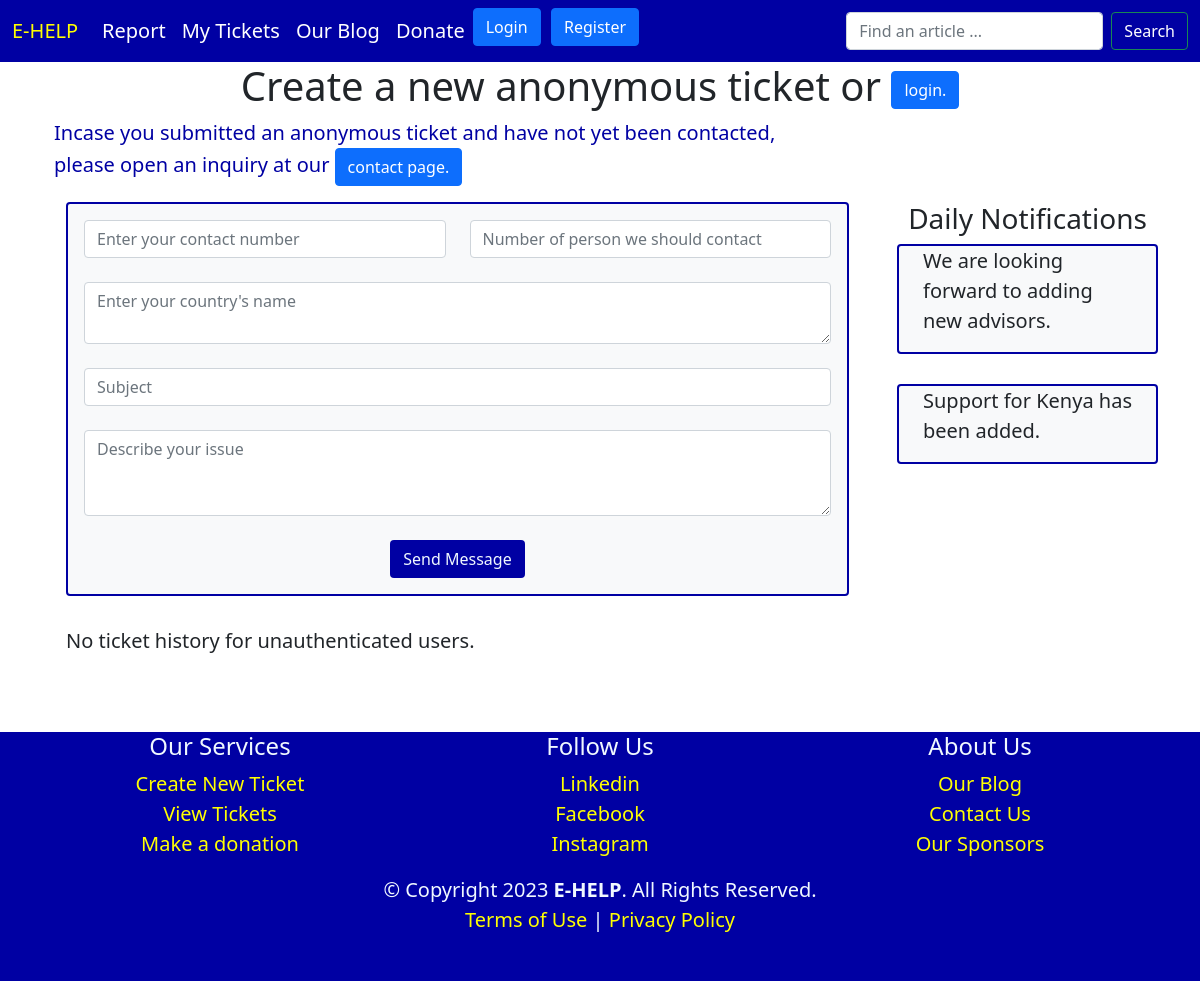
The app's page /create-ticket/ with its own data.
### core/models.py (models this page shows)
class Notifications(models.Model):
    created_by = models.ForeignKey(User, on_delete=models.CASCADE, null=True)
    content = models.TextField()
    date_created = models.DateField(auto_now_add=True)
    class Meta:
        ordering = ['-date_created']
        verbose_name_plural = 'notifications'

### core/views.py (the view)
# urls.py: path('create-ticket/', views.new_ticket, name='new-ticket'),
def new_ticket(request):
    new_ticket = None
    notifications = Notifications.objects.filter(date_created=date.today())
    if request.method == 'POST':
        post_data = request.POST.copy()
        location = post_data.get("location", None)
        new_ticket_form = NewTicketForm(data=request.POST)
        if new_ticket_form.is_valid():
            new_ticket = new_ticket_form.save(commit=False)
            if request.user.is_authenticated:
               owner = request.user.username
            else:
               owner = 'anonymous'
            new_ticket.owner = owner
            advisor_assigned = Advisor.objects.filter(available=True).filter(status=Advisor.ACTIVE).filter(Q(location__icontains=location))[:1]
            if advisor_assigned.count() < 1:
                new_ticket.status = Ticket.OPEN
                new_ticket.save()
                messages.info(request, 'Ticket submitted, wait for admin to assign you an advisor.')
                return redirect('tickets-list')
            else:
                user = User.objects.get(advisors=advisor_assigned)
                advisor_assigned_name = user.username
                new_ticket.advisor_assigned = advisor_assigned_name
                new_ticket.status = Ticket.INPROGRESS
                new_ticket.save()
                messages.success(request, 'Ticket successfully submitted and advisor automatically allocated.')
                return redirect('tickets-list')
    else:
        new_ticket_form = NewTicketForm()
    return render(request, 'core/new-ticket.html', {'new_ticket_form':new_ticket_form, 'notifications':notifications})

### core/forms.py
class NewTicketForm(forms.ModelForm):
    class Meta:
        model = Ticket
        fields = ('location', 'contact_number', 'affected_person_contact', 'title', 'description')

### core/templates/core/new-ticket.html (shortened to what this page needs)
<!DOCTYPE html>
<html lang="en">
<head>
    <link href="https://cdn.jsdelivr.net/npm/bootstrap@5.0.2/dist/css/bootstrap.min.css" rel="stylesheet">
</head>
<body class="fs-5">
    {% include 'core/navbar.html' %}
  <div class="container">
    {% if request.user.is_authenticated %}
    <h1 class="text-center fs-4">Create a ticket as {{ request.user.username}}</h1>
    {% else %}
    <h1 class="text-center">Create a new anonymous ticket or <a class="btn btn-primary" href="{% url 'login-user' %}">login.</a></h1>
    {% endif %}
    <div class="container">
    <p style="color:#0000A3">Incase you submitted an anonymous ticket and have not yet been contacted, <br> please open an inquiry at our <a class="btn btn-primary" href="/#contact">contact page.</a></p>
    </div>
    <div class="row">
    <div class="col-sm-9">
    <div class="container">
    <div class="container bg-light rounded p-3" style="border: 2px solid #0000A3;" id="contact">
        <form action="{% url 'new-ticket' %}" method="post" class="php-email-form">
          <div class="row gy-4">
            <div class="col-md-6">
              <input type="text" class="form-control" name="contact_number" placeholder="Enter your contact number" required>
            </div>
            <div class="col-md-6">
               <input type="text" class="form-control" name="affected_person_contact" placeholder="Number of person we should contact">
            </div>
            <div class="col-md-12">
               <textarea class="form-control" name="location" rows="2" placeholder="Enter your country's name" required></textarea>
            </div>
            <div class="col-md-12">
              <input type="text" class="form-control" name="title" placeholder="Subject" required>
            </div>
            <div class="col-md-12">
              <textarea class="form-control" name="description" rows="3" placeholder="Describe your issue" required></textarea>
            </div>
            <div class="col-md-12 text-center">
              <input class="btn" style="background-color: #0000A3; color: aliceblue;" type="submit" name="contactform" value="Send Message"/>
            </div>
          </div>
        </form>
      </div>
      <br>
      {% if request.user.is_authenticated %}
      <a href="{% url 'tickets-list' %}" class="btn btn-primary">VIEW YOUR TICKETS</a>
      {% else %}
      <p>No ticket history for unauthenticated users.</p>
      {% endif %}
      <br>
      <br>
    </div>
    </div>
    <div class="col-sm-3">
      <h3 class="text-center">Daily Notifications</h3>
        <div>
          {% for notification in notifications %}
          <div class="container bg-light rounded" style="border: 2px solid #0000A3;">
           <p>{{ notification.content }}</p>
          </div>
          <br>
          {% empty %}
          <p>No new notifications today.</p>
          {% endfor %}
        </div>
    </div>
    </div>
  </div>
   {% include 'core/footer.html' %}
</body>
</html>

### records on screen
Notifications: content "We are looking forward to adding new advisors."
Notifications: content "Support for Kenya has been added."
